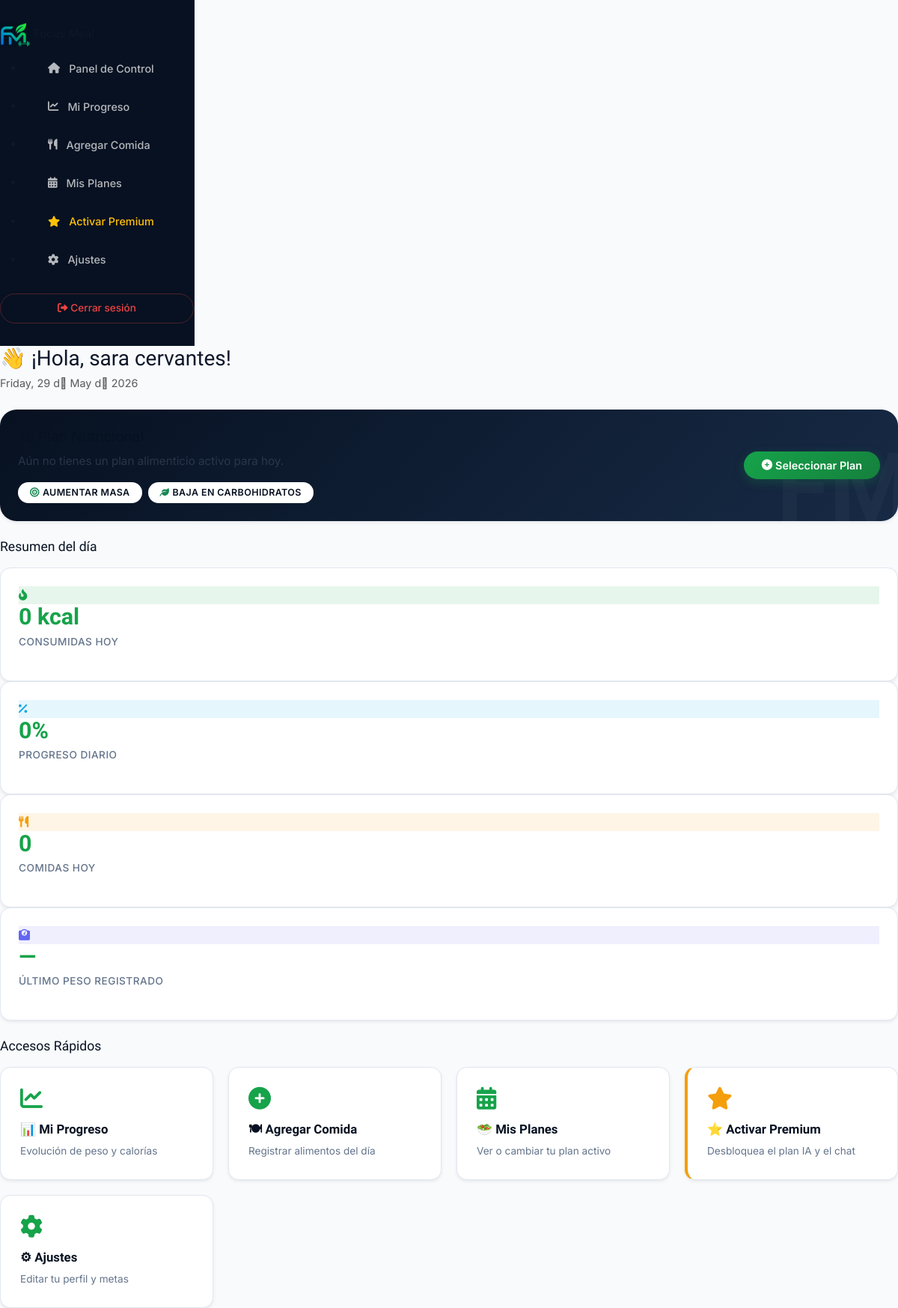
Page /php/panel.php (signed in) on the committed database.
### tables this page shows
CREATE TABLE `usuarios` (
  `id_usuario` int(11) NOT NULL AUTO_INCREMENT,
  `nombre` varchar(100) NOT NULL,
  `correo` varchar(100) NOT NULL,
  `contraseña` varchar(255) NOT NULL,
  `edad` int(11) DEFAULT NULL,
  `genero` enum('Masculino','Femenino','Otro') DEFAULT NULL,
  `peso_actual` decimal(5,2) DEFAULT NULL,
  `altura` decimal(5,2) DEFAULT NULL,
  `objetivo` enum('Bajar de peso','Mantener peso','Aumentar masa') DEFAULT NULL,
  `tipo_dieta` enum('General','Vegetariana','Keto','Baja en carbohidratos','Alta en proteínas') DEFAULT NULL,
  `fecha_registro` datetime DEFAULT current_timestamp(),
  `es_premium` tinyint(1) NOT NULL DEFAULT 0,
  PRIMARY KEY (`id_usuario`),
  UNIQUE KEY `correo` (`correo`)
);

### php/esPremium.php (called while the page is built, shortened)
<?php
function esPremium($conn, $usuario_id) {
    $stmt = $conn->prepare("
        SELECT id_suscripcion FROM suscripciones
        WHERE id_usuario = ?
          AND estado = 'activa'
          AND fecha_vencimiento >= CURDATE()
        LIMIT 1
    ");
    $stmt->bind_param("i", $usuario_id);
    $stmt->execute();
    $es = $stmt->get_result()->num_rows > 0;
    $upd = $conn->prepare("UPDATE usuarios SET es_premium = ? WHERE id_usuario = ?");
    $val = $es ? 1 : 0;
    return $es;
}

### php/panel.php (the view, shortened to what this page needs)
<?php
require __DIR__ . '/conexion.php';
require __DIR__ . '/esPremium.php';
$usuario_id = $_SESSION["usuario"]["id"];
$stmt = $conn->prepare("SELECT nombre, objetivo, tipo_dieta, peso_actual FROM usuarios WHERE id_usuario = ?");
$stmt->bind_param("i", $usuario_id);
$stmt->execute();
$usuario = $stmt->get_result()->fetch_assoc();
$stmt2 = $conn->prepare("SELECT id_plan, nombre_plan, calorias_diarias FROM planes WHERE id_usuario = ? AND estado = 'Activo' LIMIT 1");
$stmt2->bind_param("i", $usuario_id);
$stmt2->execute();
$plan_activo = $stmt2->get_result()->fetch_assoc();
$es_premium = esPremium($conn, $usuario_id);
$cal_hoy = 0;
$stmt4 = $conn->prepare("SELECT peso, fecha FROM historial_progreso WHERE id_usuario = ? ORDER BY fecha DESC LIMIT 1");
$stmt4->bind_param("i", $usuario_id);
$stmt4->execute();
$ultimo_peso = $stmt4->get_result()->fetch_assoc();
$num_comidas_hoy = 0;
$meta_cal = $plan_activo["calorias_diarias"] ?? 0;
$pct_cal  = $meta_cal > 0 ? min(100, round($cal_hoy / $meta_cal * 100)) : 0;
$nombre     = $usuario["nombre"];
$objetivo   = $usuario["objetivo"];
$tipo_dieta = $usuario["tipo_dieta"];
$active_page = 'dashboard';
?>
<!DOCTYPE html>
<html lang="es">
<head>
    <link href="https://cdn.jsdelivr.net/npm/bootstrap@5.3.2/dist/css/bootstrap.min.css" rel="stylesheet">
    <link rel="stylesheet" href="https://cdnjs.cloudflare.com/ajax/libs/font-awesome/6.0.0/css/all.min.css">
    <link rel="stylesheet" href="../css/styles.css">
</head>
<body>
<div class="panel-layout">
    <aside class="sidebar">
        <div class="sidebar-header">
            <div class="sidebar-brand">
                <img src="../img/logo.png" alt="FocusMeal Logo" style="height: 32px;">
                <span>Focus Meal</span>
            </div>
        </div>
        <ul class="sidebar-menu">
            <li class="<?= ($active_page == 'dashboard') ? 'active' : '' ?>">
                <a href="panel.php"><i class="fa-solid fa-house"></i> Panel de Control</a>
            </li>
            <li class="<?= ($active_page == 'progreso') ? 'active' : '' ?>">
                <a href="progreso.php"><i class="fa-solid fa-chart-line"></i> Mi Progreso</a>
            </li>
            <li class="<?= ($active_page == 'comida') ? 'active' : '' ?>">
                <a href="agregar_comida.php"><i class="fa-solid fa-utensils"></i> Agregar Comida</a>
            </li>
            <li class="<?= ($active_page == 'planes') ? 'active' : '' ?>">
                <a href="planes.php"><i class="fa-solid fa-calendar-days"></i> Mis Planes</a>
            </li>
            <?php if ($es_premium): ?>
                <li class="<?= ($active_page == 'plan_ia') ? 'active' : '' ?>">
                    <a href="generar_plan.php"><i class="fa-solid fa-robot"></i> Mi Plan IA</a>
                </li>
                <li class="<?= ($active_page == 'nutricionista') ? 'active' : '' ?>">
                    <a href="chat_nutricionista.php"><i class="fa-solid fa-comments"></i> Nutricionista</a>
                </li>
            <?php else: ?>
                <li class="<?= ($active_page == 'premium') ? 'active' : '' ?>">
                    <a href="planes.php" class="text-warning"><i class="fa-solid fa-star"></i> Activar Premium</a>
                </li>
            <?php endif; ?>
            <li class="<?= ($active_page == 'ajustes') ? 'active' : '' ?>">
                <a href="ajustes.php"><i class="fa-solid fa-gear"></i> Ajustes</a>
            </li>
        </ul>
        <div class="sidebar-footer">
            <a href="logout.php" class="btn-danger w-100 text-center d-block py-2 rounded-pill text-decoration-none" style="font-size: 0.85rem;"><i class="fa-solid fa-right-from-bracket"></i> Cerrar sesión</a>
        </div>
    </aside>
    <main class="main-content">
        <div class="d-flex justify-content-between align-items-center mb-4">
            <div>
                <h1 class="h3 font-headings mb-1" style="font-family: var(--font-headings); font-weight: 500;">👋 ¡Hola, <?= htmlspecialchars($nombre) ?>!</h1>
                <p class="text-muted mb-0" style="font-size: 0.9rem;"><?= date("l, d \d\e F \d\e Y") ?></p>
            </div>
        </div>
        <div class="card p-4 mb-4 border-0 shadow-sm" style="background: linear-gradient(135deg, var(--navy) 0%, var(--navy-light) 100%); color: #fff; position: relative; overflow: hidden; border-radius: var(--radius-lg);">
            <div style="position: absolute; right: -20px; bottom: -20px; font-size: 8rem; color: rgba(255,255,255,0.03); font-family: var(--font-headings); font-weight: 600; line-height: 1;">FM</div>
            <div class="row align-items-center position-relative" style="z-index: 1;">
                <div class="col-md-8">
                    <h4 class="mb-2" style="font-family: var(--font-headings); font-weight: 500; font-size: 1.25rem;">Tu Plan Nutricional</h4>
                    <?php if ($plan_activo): ?>
                        <p class="mb-3 opacity-75" style="font-size: 0.95rem;">Estás siguiendo el plan <strong><?= htmlspecialchars($plan_activo["nombre_plan"]) ?></strong>. Tu meta diaria es consumir <strong><?= $meta_cal ?> kcal</strong>.</p>
                    <?php else: ?>
                        <p class="mb-3 opacity-75" style="font-size: 0.95rem;">Aún no tienes un plan alimenticio activo para hoy.</p>
                    <?php endif; ?>
                    <div class="d-flex flex-wrap gap-2">
                        <?php if ($objetivo): ?>
                            <span class="badge bg-white text-dark py-2 px-3 rounded-pill" style="font-size: 0.78rem; font-weight: 600; color: var(--navy) !important;"><i class="fa-solid fa-bullseye me-1 text-success"></i> <?= htmlspecialchars($objetivo) ?></span>
                        <?php endif; ?>
                        <?php if ($tipo_dieta): ?>
                            <span class="badge bg-white text-dark py-2 px-3 rounded-pill" style="font-size: 0.78rem; font-weight: 600; color: var(--navy) !important;"><i class="fa-solid fa-leaf me-1 text-success"></i> <?= htmlspecialchars($tipo_dieta) ?></span>
                        <?php endif; ?>
                    </div>
                </div>
                <div class="col-md-4 text-md-end mt-3 mt-md-0">
                    <?php if ($plan_activo): ?>
                        <a href="planes.php" class="btn btn-primary px-4 py-2 rounded-pill border-0" style="background: var(--green); font-size: 0.9rem; font-weight: 600;"><i class="fa-solid fa-arrows-rotate me-1"></i> Cambiar Plan</a>
                    <?php else: ?>
                        <a href="planes.php" class="btn btn-primary px-4 py-2 rounded-pill border-0" style="background: var(--green); font-size: 0.9rem; font-weight: 600;"><i class="fa-solid fa-circle-plus me-1"></i> Seleccionar Plan</a>
                    <?php endif; ?>
                </div>
            </div>
        </div>
        <h4 class="mb-3" style="font-family: var(--font-headings); font-weight: 500; font-size: 1.1rem; color: var(--navy);">Resumen del día</h4>
        <div class="stats mb-4">
            <div class="stat-box shadow-sm">
                <div class="icon-wrap" style="background: rgba(22, 163, 74, 0.1); color: var(--green);"><i class="fa-solid fa-fire-flame-curved"></i></div>
                <div>
                    <h2><?= $cal_hoy ?> kcal</h2>
                    <p>Consumidas hoy<?= $meta_cal ? " de $meta_cal" : "" ?></p>
                </div>
            </div>
            <div class="stat-box shadow-sm">
                <div class="icon-wrap" style="background: rgba(14, 165, 233, 0.1); color: #0ea5e9;"><i class="fa-solid fa-percent"></i></div>
                <div>
                    <h2><?= $pct_cal ?>%</h2>
                    <p>Progreso diario</p>
                </div>
            </div>
            <div class="stat-box shadow-sm">
                <div class="icon-wrap" style="background: rgba(245, 158, 11, 0.1); color: #f59e0b;"><i class="fa-solid fa-utensils"></i></div>
                <div>
                    <h2><?= $num_comidas_hoy ?></h2>
                    <p>Comidas hoy</p>
                </div>
            </div>
            <div class="stat-box shadow-sm">
                <div class="icon-wrap" style="background: rgba(99, 102, 241, 0.1); color: #6366f1;"><i class="fa-solid fa-weight-scale"></i></div>
                <div>
                    <h2><?= $ultimo_peso ? $ultimo_peso["peso"] . " kg" : "—" ?></h2>
                    <p>Último peso registrado</p>
                </div>
            </div>
        </div>
        <h4 class="mb-3" style="font-family: var(--font-headings); font-weight: 500; font-size: 1.1rem; color: var(--navy);">Accesos Rápidos</h4>
        <div class="dashboard-grid">
            <a href="progreso.php" class="dashboard-card shadow-sm">
                <i class="fa-solid fa-chart-line fa-2x mb-3" style="color: var(--green);"></i>
                <h3>📊 Mi Progreso</h3>
                <p>Evolución de peso y calorías</p>
            </a>
            <a href="agregar_comida.php" class="dashboard-card shadow-sm">
                <i class="fa-solid fa-plus-circle fa-2x mb-3" style="color: var(--green);"></i>
                <h3>🍽 Agregar Comida</h3>
                <p>Registrar alimentos del día</p>
            </a>
            <a href="planes.php" class="dashboard-card shadow-sm">
                <i class="fa-solid fa-calendar-days fa-2x mb-3" style="color: var(--green);"></i>
                <h3>🥗 Mis Planes</h3>
                <p>Ver o cambiar tu plan activo</p>
            </a>
            <?php if ($es_premium): ?>
                <a href="generar_plan.php" class="dashboard-card shadow-sm" style="border-left: 4px solid var(--green);">
                    <i class="fa-solid fa-robot fa-2x mb-3" style="color: var(--green);"></i>
                    <h3>🤖 Mi Plan IA</h3>
                    <p>Ver tu plan alimenticio personalizado</p>
                </a>
                <a href="chat_nutricionista.php" class="dashboard-card shadow-sm" style="border-left: 4px solid var(--green);">
                    <i class="fa-solid fa-comments fa-2x mb-3" style="color: var(--green);"></i>
                    <h3>💬 Nutricionista</h3>
                    <p>Chat en vivo con tu nutricionista</p>
                </a>
            <?php else: ?>
                <a href="planes.php" class="dashboard-card shadow-sm" style="border-left: 4px solid #f59e0b;">
                    <i class="fa-solid fa-star fa-2x mb-3" style="color: #f59e0b;"></i>
                    <h3>⭐ Activar Premium</h3>
                    <p>Desbloquea el plan IA y el chat</p>
                </a>
            <?php endif; ?>
            <a href="ajustes.php" class="dashboard-card shadow-sm">
                <i class="fa-solid fa-gear fa-2x mb-3" style="color: var(--green);"></i>
                <h3>⚙ Ajustes</h3>
                <p>Editar tu perfil y metas</p>
            </a>
        </div>
    </main>
</div>
</body>
</html>

### css/styles.css (style rules this page uses)
:root { --green: #16A34A; --green-dark: #15803D; --green-light: #e8f5e9; --green-glow: rgba(22, 163, 74, 0.25); --navy: #071121; --navy-mid: #0e1b30; --navy-light: #172a45; --navy-glow: rgba(7, 17, 33, 0.15); --bg: #f8fafc; --surface: #ffffff; --border: #e2e8f0; --text: #0f172a; --text-mid: #334155; --text-light: #64748b; --red: #ef4444; --red-light: #fee2e2; --amber: #f59e0b; --amber-light: #fef3c7; --blue: #3b82f6; --blue-light: #dbeafe; --font-headings: 'Unbounded', sans-serif; --font-body: 'Inter', sans-serif; --radius-sm: 8px; --radius-md: 14px; --radius-lg: 22px; --transition: all 0.3s cubic-bezier(0.4, 0, 0.2, 1); --shadow-sm: 0 2px 8px rgba(7, 17, 33, 0.04); --shadow-md: 0 12px 30px -10px rgba(7, 17, 33, 0.08), 0 4px 12px -2px rgba(7, 17, 33, 0.03); --shadow-lg: 0 22px 48px -8px rgba(7, 17, 33, 0.12), 0 8px 24px -4px rgba(7, 17, 33, 0.06); --shadow-glow: 0 0 20px rgba(22, 163, 74, 0.2); }
*, *::before, *::after { box-sizing: border-box; margin: 0; padding: 0; }
html { scroll-behavior: smooth; }
body { font-family: var(--font-body); background-color: var(--bg); color: var(--text); min-height: 100vh; font-size: 15px; line-height: 1.6; display: flex; flex-direction: column; }
h1, h2, h3, h4, h5, h6 { font-family: var(--font-headings); font-weight: 500; color: var(--navy); line-height: 1.25; }
p { color: var(--text-mid); }
a { color: var(--green); text-decoration: none; transition: var(--transition); }
.stat-box { background: var(--surface); border: 1px solid var(--border); padding: 24px; border-radius: var(--radius-md); box-shadow: var(--shadow-sm); transition: var(--transition); position: relative; }
.stat-box h2 { font-size: 1.9rem; font-weight: 600; color: var(--green); line-height: 1.1; margin-bottom: 6px; }
.stat-box p { font-size: 0.85rem; font-weight: 500; color: var(--text-light); text-transform: uppercase; letter-spacing: 0.5px; }
.btn-primary, .btn-hero-primary { display: inline-flex; align-items: center; justify-content: center; padding: 12px 28px; background-color: var(--green) !important; background-image: linear-gradient(135deg, var(--green) 0%, var(--green-dark) 100%) !important; color: #fff !important; font-family: var(--font-body); font-size: 0.92rem; font-weight: 600; border: none !important; border-radius: 99px !important; cursor: pointer; text-decoration: none !important; transition: var(--transition); box-shadow: 0 4px 14px var(--green-glow) !important; }
.btn-danger { display: inline-flex; align-items: center; justify-content: center; padding: 10px 22px; background-color: transparent !important; color: var(--red) !important; border: 1.5px solid rgba(239, 68, 68, 0.3) !important; border-radius: 99px !important; font-family: var(--font-body); font-size: 0.88rem; font-weight: 600; cursor: pointer; text-decoration: none !important; transition: var(--transition); }
.badge { display: inline-flex; align-items: center; justify-content: center; font-size: 0.72rem; font-weight: 700; letter-spacing: 0.4px; padding: 4px 12px; border-radius: 99px; text-transform: uppercase; }
.sidebar { width: 260px; background-color: var(--navy); padding: 30px 0; display: flex; flex-direction: column; gap: 4px; flex-shrink: 0; border-right: 1px solid rgba(255, 255, 255, 0.05); }
.sidebar a { display: flex; align-items: center; gap: 12px; padding: 14px 28px; color: rgba(255, 255, 255, 0.7); text-decoration: none; font-size: 0.9rem; font-weight: 500; transition: var(--transition); border-left: 4px solid transparent; }
.dashboard-grid { display: grid; grid-template-columns: repeat(auto-fit, minmax(240px, 1fr)); gap: 20px; margin-top: 10px; }
.dashboard-card { background: var(--surface); border: 1px solid var(--border); border-radius: var(--radius-md); padding: 26px; text-decoration: none; color: var(--text); box-shadow: var(--shadow-sm); transition: var(--transition); display: block; }
.dashboard-card h3 { font-size: 1.05rem; font-weight: 700; color: var(--navy); margin-bottom: 8px; }
.dashboard-card p { font-size: 0.85rem; color: var(--text-light); margin: 0; }

### rows in the picture
usuarios: nombre "sara cervantes", objetivo "AUMENTAR MASA", tipo_dieta "BAJA EN CARBOHIDRATOS"

### other values in the picture
$cal_hoy "0"
$pct_cal "0"
$num_comidas_hoy "0"
